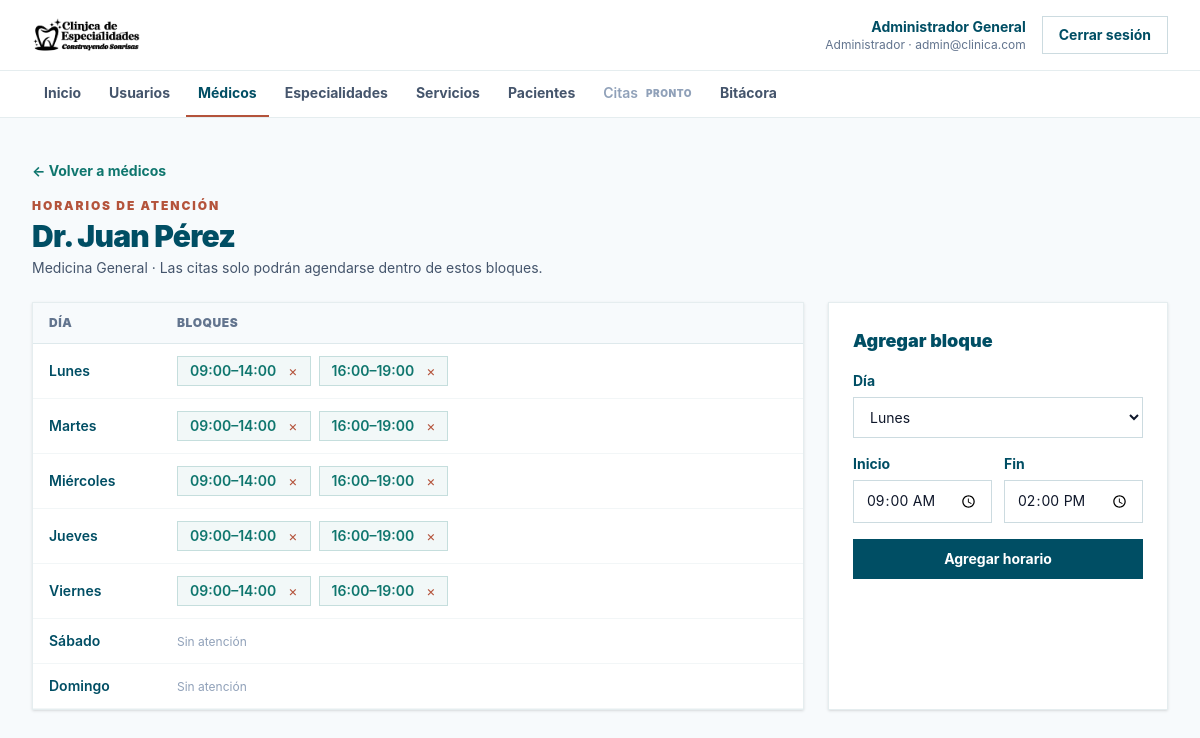
Screenshot of /admin/medicos/horarios?id=1 (signed in) with the database file from the repository.
### tables this page shows
CREATE TABLE `usuarios` (
  `id` int(10) unsigned NOT NULL AUTO_INCREMENT,
  `nombre` varchar(120) NOT NULL,
  `correo` varchar(150) NOT NULL,
  `password` varchar(255) NOT NULL,
  `rol_id` tinyint(3) unsigned NOT NULL,
  `activo` tinyint(1) NOT NULL DEFAULT 1,
  `created_at` timestamp NOT NULL DEFAULT current_timestamp(),
  `updated_at` timestamp NOT NULL DEFAULT current_timestamp() ON UPDATE current_timestamp(),
  PRIMARY KEY (`id`),
  UNIQUE KEY `correo` (`correo`),
  KEY `fk_usuario_rol` (`rol_id`),
  CONSTRAINT `fk_usuario_rol` FOREIGN KEY (`rol_id`) REFERENCES `roles` (`id`)
);

CREATE TABLE `roles` (
  `id` tinyint(3) unsigned NOT NULL,
  `nombre` varchar(50) NOT NULL,
  PRIMARY KEY (`id`),
  UNIQUE KEY `nombre` (`nombre`)
);

CREATE TABLE `medicos` (
  `id` int(10) unsigned NOT NULL AUTO_INCREMENT,
  `usuario_id` int(10) unsigned DEFAULT NULL,
  `especialidad_id` int(10) unsigned NOT NULL,
  `nombre` varchar(120) NOT NULL,
  `cedula_profesional` varchar(50) DEFAULT NULL,
  `telefono` varchar(20) DEFAULT NULL,
  `correo` varchar(150) DEFAULT NULL,
  `activo` tinyint(1) NOT NULL DEFAULT 1,
  PRIMARY KEY (`id`),
  UNIQUE KEY `cedula_profesional` (`cedula_profesional`),
  UNIQUE KEY `uk_medicos_usuario` (`usuario_id`),
  KEY `idx_medicos_nombre` (`nombre`),
  KEY `idx_medicos_especialidad` (`especialidad_id`),
  CONSTRAINT `fk_medicos_especialidad` FOREIGN KEY (`especialidad_id`) REFERENCES `especialidades` (`id`),
  CONSTRAINT `fk_medicos_usuario` FOREIGN KEY (`usuario_id`) REFERENCES `usuarios` (`id`) ON DELETE SET NULL
);

CREATE TABLE `especialidades` (
  `id` int(10) unsigned NOT NULL AUTO_INCREMENT,
  `nombre` varchar(100) NOT NULL,
  `descripcion` text DEFAULT NULL,
  `activo` tinyint(1) NOT NULL DEFAULT 1,
  PRIMARY KEY (`id`),
  UNIQUE KEY `nombre` (`nombre`)
);

CREATE TABLE `horarios_medico` (
  `id` int(10) unsigned NOT NULL AUTO_INCREMENT,
  `medico_id` int(10) unsigned NOT NULL,
  `dia_semana` tinyint(3) unsigned NOT NULL,
  `hora_inicio` time NOT NULL,
  `hora_fin` time NOT NULL,
  `activo` tinyint(1) NOT NULL DEFAULT 1,
  PRIMARY KEY (`id`),
  KEY `idx_horario_medico` (`medico_id`,`dia_semana`),
  CONSTRAINT `fk_horarios_medico` FOREIGN KEY (`medico_id`) REFERENCES `medicos` (`id`) ON DELETE CASCADE,
  CONSTRAINT `chk_horarios_dia` CHECK (`dia_semana` between 1 and 7),
  CONSTRAINT `chk_horarios_horas` CHECK (`hora_fin` > `hora_inicio`)
);

### app/Views/admin/medicos/horarios.php (the view, shortened to what the rows shown need)
<?php
$byDay = [];
foreach ($horarios as $horario) {
    $byDay[(int) $horario['dia_semana']][] = $horario;
}
?>
<div>
    <a href="<?= e(url('/admin/medicos')) ?>" class="text-sm font-bold text-secondary hover:underline">← Volver a médicos</a>
    <p class="page-eyebrow mt-4">Horarios de atención</p>
    <h1 class="page-title"><?= e($medico['nombre']) ?></h1>
    <p class="mt-1 text-sm text-slate-600"><?= e($medico['especialidad']) ?> · Las citas solo podrán agendarse dentro de estos bloques.</p>
</div>
<div class="mt-6 grid gap-6 lg:grid-cols-[1fr_340px]">
    <div class="card p-0 sm:p-0">
        <table class="table">
            <thead><tr><th>Día</th><th>Bloques</th></tr></thead>
            <tbody>
                <?php foreach ($dias as $numero => $nombre): ?>
                    <tr>
                        <td class="w-32 font-semibold text-primary"><?= e($nombre) ?></td>
                        <td>
                            <?php if (empty($byDay[$numero])): ?>
                                <span class="text-xs text-slate-400">Sin atención</span>
                            <?php else: ?>
                                <div class="flex flex-wrap gap-2">
                                    <?php foreach ($byDay[$numero] as $bloque): ?>
                                        <form method="post" action="<?= e(url('/admin/medicos/horarios/eliminar')) ?>" class="inline-flex items-center gap-1 border border-secondary/20 bg-secondary/5 py-1 pl-3 pr-1 text-sm"
                                              data-confirm="¿Eliminar el bloque de <?= e($nombre) ?> <?= e(substr($bloque['hora_inicio'], 0, 5)) ?>–<?= e(substr($bloque['hora_fin'], 0, 5)) ?>?">
                                            <span class="font-semibold text-secondary"><?= e(substr($bloque['hora_inicio'], 0, 5)) ?>–<?= e(substr($bloque['hora_fin'], 0, 5)) ?></span>
                                            <button type="submit" class="px-2 text-accent hover:text-accent/70" aria-label="Eliminar bloque">×</button>
                                        </form>
                                    <?php endforeach; ?>
                                </div>
                            <?php endif; ?>
                        </td>
                    </tr>
                <?php endforeach; ?>
            </tbody>
        </table>
    </div>
    <form method="post" action="<?= e(url('/admin/medicos/horarios')) ?>" class="card grid content-start gap-4" novalidate>
        <h2 class="text-lg font-black text-primary">Agregar bloque</h2>
        <div>
            <label for="dia_semana" class="label">Día</label>
            <select id="dia_semana" name="dia_semana" class="input<?= isset($errors['dia_semana']) ? ' input-error' : '' ?>">
                <?php foreach ($dias as $numero => $nombre): ?>
                    <option value="<?= $numero ?>" <?= (int) $old['dia_semana'] === $numero ? 'selected' : '' ?>><?= e($nombre) ?></option>
                <?php endforeach; ?>
            </select>
        </div>
        <div class="grid grid-cols-2 gap-3">
            <div>
                <label for="hora_inicio" class="label">Inicio</label>
                <input id="hora_inicio" name="hora_inicio" type="time" step="900" value="<?= e($old['hora_inicio']) ?>" class="input<?= isset($errors['hora_inicio']) ? ' input-error' : '' ?>">
            </div>
            <div>
                <label for="hora_fin" class="label">Fin</label>
                <input id="hora_fin" name="hora_fin" type="time" step="900" value="<?= e($old['hora_fin']) ?>" class="input<?= isset($errors['hora_fin']) ? ' input-error' : '' ?>">
            </div>
        </div>
        <button type="submit" class="btn-primary">Agregar horario</button>
    </form>
</div>

### app/App.php (shortened to what the rows shown need)
<?php
final class App
{
    private array $routes;
    public function __construct()
    {
        $this->routes = require __DIR__ . '/config/routes.php';
    }
    public static function bootstrap(): void
    {
        require_once __DIR__ . '/Support/helpers.php';
    }
    public function run(): void
    {
        try {
            $path = Request::path();
            $method = Request::method();
            $this->dispatch($method, $path);
        } catch (Throwable $exception) {
            $this->renderError($exception);
        }
    }
    private function dispatch(string $method, string $path): void
    {
        foreach ($this->routes as [$routeMethod, $routePath, $handler]) {
            if ($routePath !== $path) {
                continue;
            }
            [$class, $action] = $handler;
            (new $class())->{$action}();
            return;
        }
        throw new RuntimeException('Página no encontrada.', 404);
    }
    private static function autoload(): void
    {
        spl_autoload_register(static function (string $class): void {
            $file = __DIR__ . '/' . str_replace('\\', '/', substr($class, 4)) . '.php';
        });
    }
}

### app/Views/layouts/panel.php (shortened to what the rows shown need)
<?php
$authUser = \App\Support\Auth::user() ?? ['nombre' => '', 'correo' => '', 'rol' => ''];
$menu = (require dirname(__DIR__, 2) . '/config/menu.php')[\App\Support\Auth::normalizeRole((string) $authUser['rol'])] ?? [];
?>
<!doctype html>
<html lang="es">
<head>
    <link rel="stylesheet" href="<?= e(asset('css/app.css')) ?>">
</head>
<body class="min-h-screen bg-background text-text antialiased">
    <header class="border-b border-primary/10 bg-white">
        <div class="mx-auto flex max-w-7xl items-center justify-between gap-5 px-4 py-4 sm:px-8">
            <a href="<?= e(url('/')) ?>" aria-label="Ir al inicio">
                <img src="<?= e(asset('logos/logo_letras.png')) ?>" alt="Clínica" class="h-9 w-auto max-w-[160px] object-contain">
            </a>
            <div class="flex items-center gap-4">
                <div class="hidden text-right sm:block">
                    <p class="text-sm font-bold text-primary"><?= e($authUser['nombre']) ?></p>
                    <p class="text-xs text-slate-500"><?= e($authUser['rol']) ?> · <?= e($authUser['correo']) ?></p>
                </div>
                <form action="<?= e(url('/logout')) ?>" method="post">
                    <button type="submit" class="btn-outline">Cerrar sesión</button>
                </form>
            </div>
        </div>
        <nav class="border-t border-primary/10" aria-label="Módulos">
            <ul class="mx-auto flex max-w-7xl gap-1 overflow-x-auto px-4 sm:px-8">
                <?php foreach ($menu as $item): ?>
                    <?php $active = is_current($item['path'], $item['exact'] ?? false); ?>
                    <li class="shrink-0">
                        <?php if (!empty($item['soon'])): ?>
                            <span class="inline-flex items-center gap-2 px-3 py-3 text-sm font-semibold text-slate-400" title="Próximamente">
                                <?= e($item['label']) ?>
                                <span class="text-[10px] font-black uppercase tracking-wider">Pronto</span>
                            </span>
                        <?php else: ?>
                            <a href="<?= e(url($item['path'])) ?>" class="inline-flex border-b-2 px-3 py-3 text-sm font-bold transition <?= $active ? 'border-accent text-primary' : 'border-transparent text-slate-600 hover:text-primary' ?>" <?= $active ? 'aria-current="page"' : '' ?>>
                                <?= e($item['label']) ?>
                            </a>
                        <?php endif; ?>
                    </li>
                <?php endforeach; ?>
            </ul>
        </nav>
    </header>
    <main id="contenido" class="mx-auto max-w-7xl px-4 py-8 sm:px-8 sm:py-10">
        <?= $content ?>
    </main>
</body>
</html>

### rows the page displays
usuarios: nombre "Administrador General", rol.nombre "Administrador", correo "admin@clinica.com"
medicos: nombre "Dr. Juan Pérez", especialidad.nombre "Medicina General"
horarios_medico: hora_inicio "09:00", hora_fin "14:00"
horarios_medico: hora_inicio "16:00", hora_fin "19:00"
horarios_medico: hora_inicio "09:00", hora_fin "14:00"
horarios_medico: hora_inicio "16:00", hora_fin "19:00"
horarios_medico: hora_inicio "09:00", hora_fin "14:00"
horarios_medico: hora_inicio "16:00", hora_fin "19:00"
horarios_medico: hora_inicio "09:00", hora_fin "14:00"
horarios_medico: hora_inicio "16:00", hora_fin "19:00"
horarios_medico: hora_inicio "09:00", hora_fin "14:00"
horarios_medico: hora_inicio "16:00", hora_fin "19:00"

### other values shown
$item['label'] "Inicio"
$item['label'] "Usuarios"
$item['label'] "Médicos"
$item['label'] "Especialidades"
$item['label'] "Servicios"
$item['label'] "Pacientes"
$item['label'] "Citas"
$item['label'] "Bitácora"
$nombre "Lunes"
$nombre "Martes"
$nombre "Miércoles"
$nombre "Jueves"
$nombre "Viernes"
$nombre "Sábado"
$nombre "Domingo"
